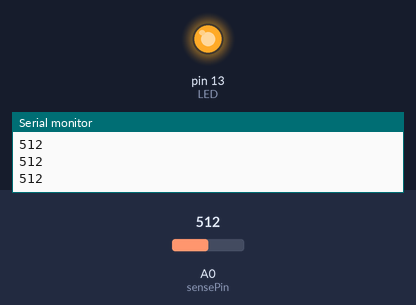
A sketch run on a simulated Arduino Uno, built with avr-gcc and run on an emulated ATmega328P. Shown: output pins drawn as LEDs (lit = HIGH), the last lines printed to the serial monitor. Inputs (shaded band) come from the test bench; at power-on: A0 (sensePin) = 512.

Above: at 1.2 s.
1.3 s: A0 (sensePin) set to 892
2.8 s: A0 (sensePin) set to 911
At 3.7 s:
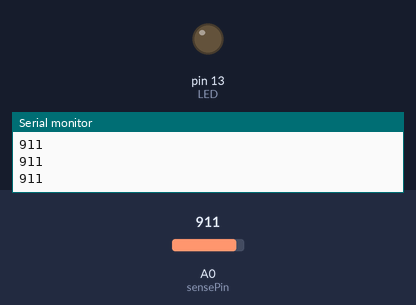
4.3 s: A0 (sensePin) set to 890
At 5.1 s:
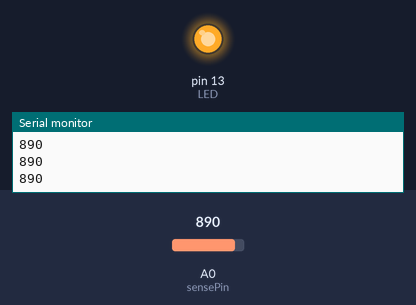
5.8 s: A0 (sensePin) set to 900
At 6.4 s:
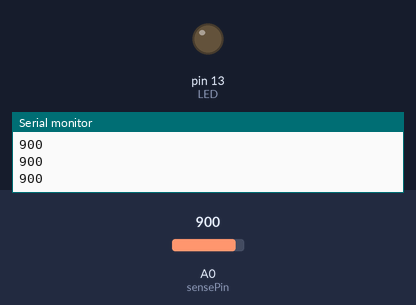
Timing chart, 0 to 8.3 s (numbered marks = the images above; inputs shaded):
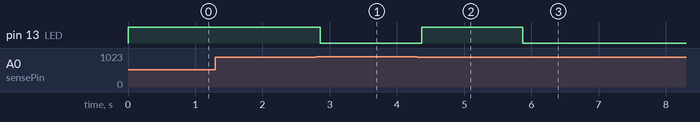

Measured:
- the behaviour switches between 899 and 900 on A0 (sensePin) (found by bisection; images 0 and 1)
- after the input at 2.8 s, pin 13 (LED): HIGH → LOW after 0.06 s
- after the input at 4.3 s, pin 13 (LED): LOW → HIGH after 0.07 s
- after the input at 5.8 s, pin 13 (LED): HIGH → LOW after 0.07 s

The sketch:

sketch_light_sensor.ino
```cpp
int sensePin = 0;
int refreshRate = 75;
int lightSensorInput;
int LEDOnThreshold = 900;
int LED = 13;

void setup() {
  analogReference(DEFAULT);
  pinMode(LED, OUTPUT);

  Serial.begin(9600); // speed of communications

}

void loop() {
  lightSensorInput = analogRead(sensePin);
  Serial.println(lightSensorInput);
  if (lightSensorInput < LEDOnThreshold) {
    digitalWrite(LED, HIGH);
  }
  else {
    digitalWrite(LED, LOW);
  }
  delay(refreshRate);
}
```
